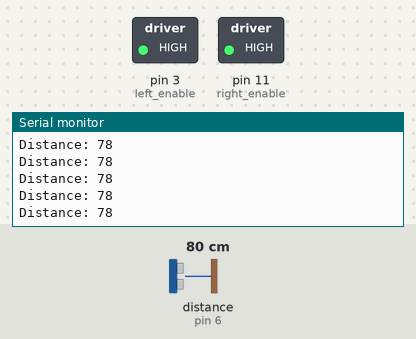
The sketch below on a simulated Arduino Uno, built with avr-gcc and run on an emulated ATmega328P. Shown: switched loads named in the sketch (green lamp = pin HIGH), the last lines printed to the serial monitor. Wiring (inferred from the names in the program): ultrasonic range finder: trigger pin 7; echo pin 6. Inputs (shaded band) come from the test bench; at power-on: distance to the obstacle (sensor on pin 6) 80 cm. The echo pulse lasts 58.3 µs per cm; pins used as bus, display or sensor lines are not drawn.

Above: at 1.2 s.
1.3 s: distance to the obstacle (sensor on pin 6) set to 2 cm
At 1.38 s:
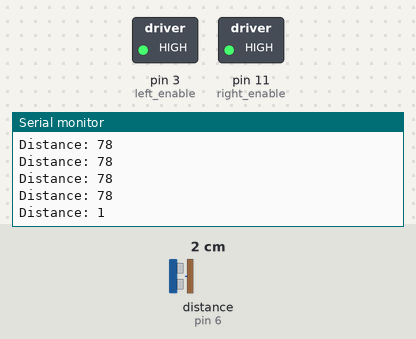
4.3 s: distance to the obstacle (sensor on pin 6) set to 250 cm
At 4.41 s:
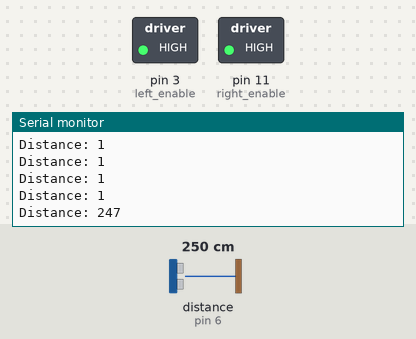
Timing chart, 0 to 7.3 s (numbered marks = the images above; inputs shaded):
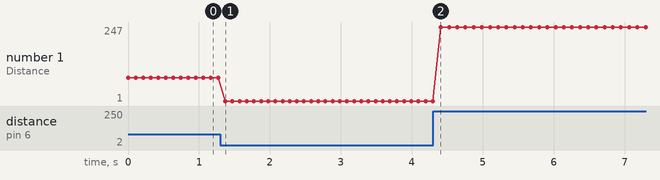

The sketch:

ultrasonic_only.ino
```cpp
const int trigPin = 7;         // Trigger Pin of Ultrasonic Sensor
const int echoPin = 6;         // Echo Pin of Ultrasonic Sensor
const int right_clk = 12;      //For rotating Right Motor in Clockwise Direction
const int right_aclk = 13;     //For rotating Right Motor in Anti-Clockwise Direction
const int left_clk = 8 ;       //For rotating Left Motor in Clockwise Direction
const int left_aclk = 10;       //For rotating Left Motor in Anti-Clockwise Direction
const int right_enable = 11;   //For Enabling Right Motor
const int left_enable =  3;    //For Enabling Left Motor
long duration;
int distance;
void forward()                 //Function to move forward
{
  digitalWrite(right_clk, 1);
  digitalWrite(right_aclk, 0);
  digitalWrite(left_clk, 1);
  digitalWrite(left_aclk, 0);
  delay(100);

}
void right()                   //Function to move forward
{
  digitalWrite(right_clk, 0);
  digitalWrite(right_aclk, 0);
  digitalWrite(left_clk, 1);
  digitalWrite(left_aclk, 0);
  delay(100);
}
void left()                    //Function to move Left
{
  digitalWrite(right_clk, 1);
  digitalWrite(right_aclk, 0);
  digitalWrite(left_clk, 0);
  digitalWrite(left_aclk, 0);
  delay(100);
}
void uturn()                   //Function to move Around
{
  digitalWrite(right_clk, 0);
  digitalWrite(right_aclk, 0);
  digitalWrite(left_clk, 1);
  digitalWrite(left_aclk, 0);
  delay(400);
}
void setup() {
  Serial.begin(9600);//For starting Serial Communication
  pinMode(right_clk, OUTPUT);
  pinMode(right_aclk, OUTPUT);
  pinMode(left_clk, OUTPUT);
  pinMode(left_aclk, OUTPUT);
  pinMode(right_enable, OUTPUT);
  pinMode(left_enable, OUTPUT);
  pinMode(echoPin, INPUT);
  pinMode(trigPin, OUTPUT);
  digitalWrite(right_enable, 1);
  digitalWrite(left_enable, 1);
}

void loop() {
  // Clears the trigPin
  digitalWrite(trigPin, LOW);
  delayMicroseconds(2);
  // Sets the trigPin on HIGH state for 10 micro seconds
  digitalWrite(trigPin, HIGH);
  delayMicroseconds(10);
  digitalWrite(trigPin, LOW);
  // Reads the echoPin, returns the sound wave travel time in microseconds
  duration = pulseIn(echoPin, HIGH);
  // Calculating the distance
  distance = duration * 0.034 / 2;
  // Prints the distance on the Serial Monitor
  Serial.print("Distance: ");
  Serial.println(distance);

  if (distance > 15)
  {
    forward();
  }
  else
  {
    right();
  }
}
```

Measured:
- after the input at 1.3 s, the serial monitor: prints a new line after 0.07 s (image 1)
- after the input at 4.3 s, the serial monitor: prints a new line after 0.11 s (image 2)
- plotted number 1: 78 → 1 after the input at 1.3 s, 1 → 247 after the input at 4.3 s
